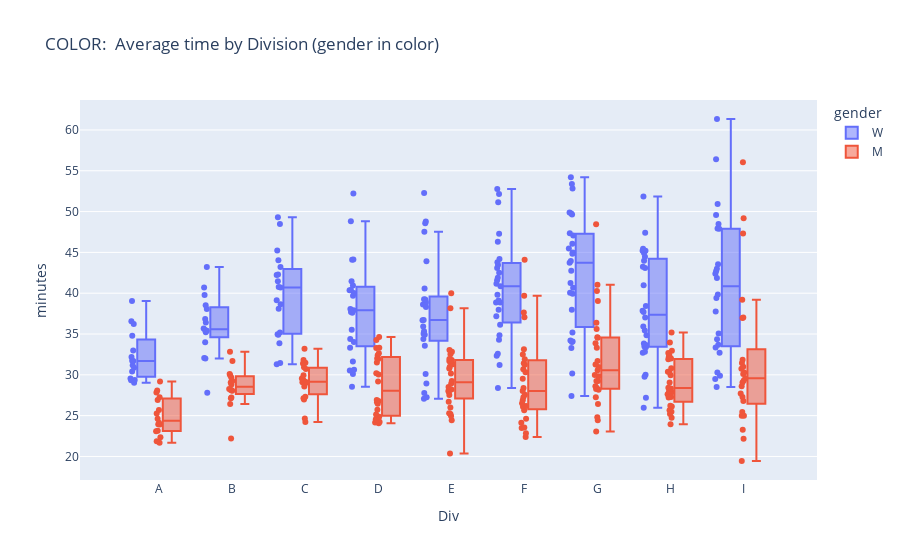

Notebook source saved alongside this figure:
### Code cell
px.box(agged_cdg, x='Div', y='minutes', color='gender', category_orders=my_category_orders, points='all', hover_data=['Company'],  title='COLOR:  Average time by Division (gender in color)')

### Figure 1 — Plotly figure (JSON) as saved in the notebook; plotly's stock layout.template omitted (floating-point values rounded to 4 significant figures; data arrays with more than 128 entries replaced by an {"elided": "..."} marker saying what was removed)
{"data": [{"alignmentgroup": "True", "boxpoints": "all", "customdata": {"elided": "204x1 str values"}, "hovertemplate": "gender=W<br>Div=%{x}<br>minutes=%{y}<br>Company=%{customdata[0]}<extra></extra>", "legendgroup": "W", "marker": {"color": "#636efa"}, "name": "W", "notched": false, "offsetgroup": "W", "orientation": "v", "showlegend": true, "type": "box", "x": {"elided": "204 str values"}, "x0": " ", "xaxis": "x", "y": {"elided": "204 float values"}, "y0": " ", "yaxis": "y"}, {"alignmentgroup": "True", "boxpoints": "all", "customdata": {"elided": "210x1 str values"}, "hovertemplate": "gender=M<br>Div=%{x}<br>minutes=%{y}<br>Company=%{customdata[0]}<extra></extra>", "legendgroup": "M", "marker": {"color": "#EF553B"}, "name": "M", "notched": false, "offsetgroup": "M", "orientation": "v", "showlegend": true, "type": "box", "x": {"elided": "210 str values"}, "x0": " ", "xaxis": "x", "y": {"elided": "210 float values"}, "y0": " ", "yaxis": "y"}], "layout": {"boxmode": "group", "legend": {"title": {"text": "gender"}, "tracegroupgap": 0}, "title": {"text": "COLOR:  Average time by Division (gender in color)"}, "xaxis": {"anchor": "y", "categoryarray": ["A", "B", "C", "D", "E", "F", "G", "H", "I"], "categoryorder": "array", "domain": [0, 1], "title": {"text": "Div"}}, "yaxis": {"anchor": "x", "domain": [0, 1], "title": {"text": "minutes"}}}}
